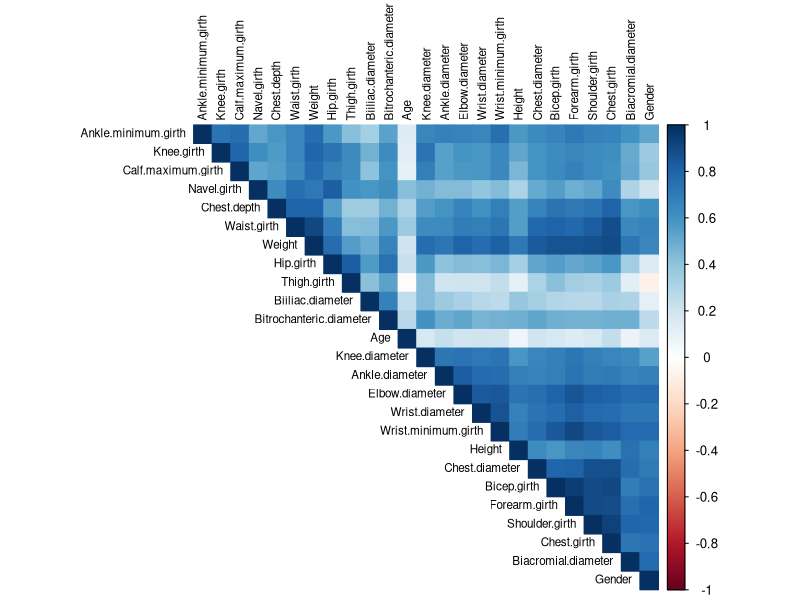
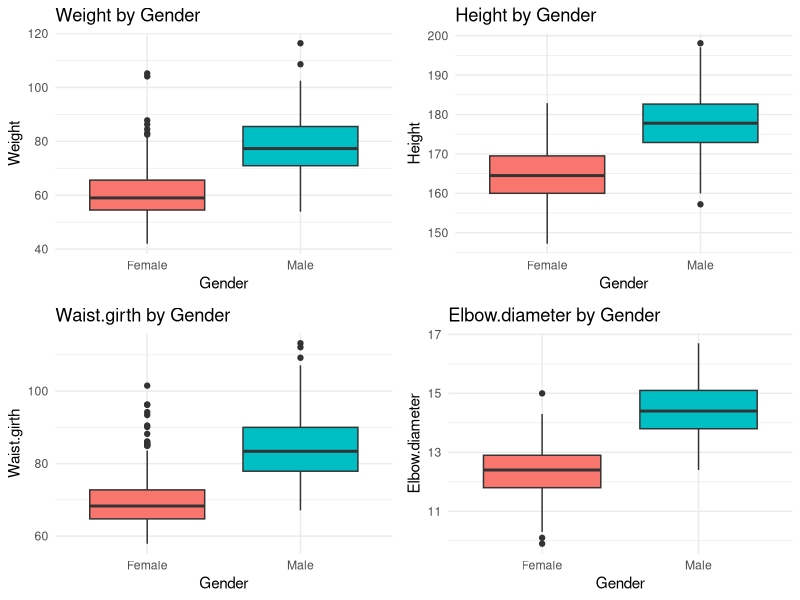

Recreate these plots in R, in order.
## ---- chunk 1
knitr::opts_chunk$set(echo = TRUE)
## ---- chunk 2
    # Answer code here
## ---- chunk 3
    # Answer code here
## ---- chunk 4
    # Answer code here
## ---- chunk 5
    # Answer code here
## ---- chunk 6
    # Answer code here
## ---- chunk 7
    body <- read.csv("body.csv")
    names(body)
    
## ---- chunk 8
    body_clean <- body[,c(-1)]
    
    library(corrplot)
    
    # Calculate correlation matrix
    cor_matrix <- cor(body_clean, use = "complete.obs")
    
    # Create correlation heatmap
    corrplot(cor_matrix, method = "color", type = "upper", 
             order = "hclust", tl.col = "black", tl.cex = 0.7) 
## ---- chunk 9
# For multiple variables in a grid
library(ggplot2)
library(gridExtra)
library(purrr)

gender_body <- body_clean
gender_body$Gender <- factor(gender_body$Gender, labels = c("Female", "Male"))

# Function to create individual boxplots
create_boxplot <- function(var_name) {
  ggplot(gender_body, aes_string(x = "factor(Gender)", y = var_name, fill = "factor(Gender)")) +
    geom_boxplot() +
    labs(title = paste(var_name, "by Gender"), x = "Gender", y = var_name) +
    theme_minimal() +
    theme(legend.position = "none")
}

# Select variables with strongest gender correlation
gender_related_vars <- c("Weight", "Height", "Waist.girth", "Elbow.diameter")

# Create plots
plots <- map(gender_related_vars, create_boxplot)

# Arrange in a grid
grid.arrange(grobs = plots, ncol = 2)
## ---- chunk 10
    # Data Selection
    set.seed(2401)
    train_index <- sample(nrow(body_clean), floor(0.8 * nrow(body_clean)))
    BodyMeasurementsTrain <- body_clean[train_index, ]
    BodyMeasurementsTest <- body_clean[-train_index, ]
    
    #Multiple Linear Regression Model
    set.seed(2401) #set seed for reproducibility
    body_lm <- lm(Weight ~ ., data = body_clean)
    body_lm_intercept_only <- lm(Weight ~ 1, data = body_clean)
    
    #Forward Selection
    body_forward <- step(
      body_lm_intercept_only, 
      scope = ~ (
        Biacromial.diameter + Biiliac.diameter + Bitrochanteric.diameter +
        Chest.depth + Chest.diameter + Elbow.diameter + Wrist.diameter +
        Knee.diameter + Ankle.diameter + Shoulder.girth + Chest.girth +
        Waist.girth + Navel.girth + Hip.girth + Thigh.girth + Bicep.girth +
        Forearm.girth + Knee.girth + Calf.maximum.girth + Ankle.minimum.girth +
        Wrist.minimum.girth + Age + Height + Gender
      ),
      direction = 'forward',
      trace = 0)

    
    #Backwards Selection
    body_backward <- step(
      body_lm,
      direction = 'backward',
      trace = 0
    )
## ---- chunk 11
summary(body_forward)

summary(body_backward)
## ---- chunk 12
    # Answer code here
## ---- chunk 13
# Answer code here
